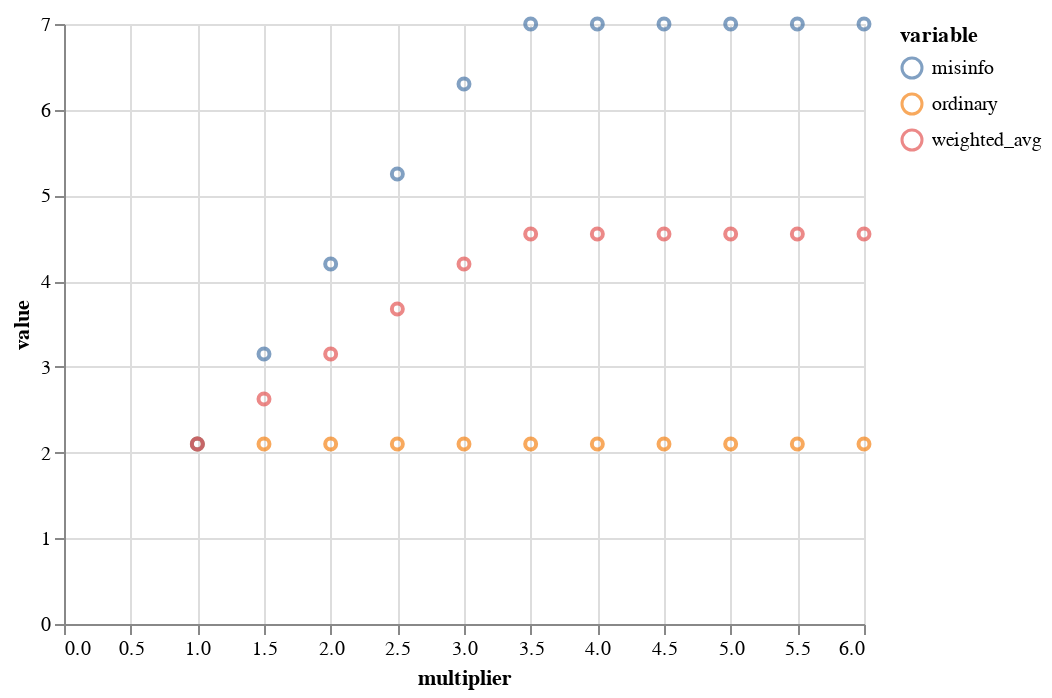

Notebook code cell kept with this figure:
### Code cell
alt.Chart(r0frames.melt(id_vars='multiplier')).mark_point().encode(
    x = alt.X('multiplier:Q'),
    y = alt.Y('value:Q'),
    color = alt.Color('variable:N')
)

### Figure 1 — Vega-Lite specification as saved in the notebook (floating-point values rounded to 4 significant figures)
{"config": {"view": {"continuousWidth": 400, "continuousHeight": 300}}, "data": {"name": "data-1dbc2a7eb5956f6b4b479a77035a9132"}, "mark": "point", "encoding": {"color": {"type": "nominal", "field": "variable"}, "x": {"type": "quantitative", "field": "multiplier"}, "y": {"type": "quantitative", "field": "value"}}, "$schema": "https://vega.github.io/schema/vega-lite/v4.8.1.json", "datasets": {"data-1dbc2a7eb5956f6b4b479a77035a9132": [{"multiplier": 1.0, "variable": "ordinary", "value": 2.1}, {"multiplier": 1.5, "variable": "ordinary", "value": 2.1}, {"multiplier": 2.0, "variable": "ordinary", "value": 2.1}, {"multiplier": 2.5, "variable": "ordinary", "value": 2.1}, {"multiplier": 3.0, "variable": "ordinary", "value": 2.1}, {"multiplier": 3.5, "variable": "ordinary", "value": 2.1}, {"multiplier": 4.0, "variable": "ordinary", "value": 2.1}, {"multiplier": 4.5, "variable": "ordinary", "value": 2.1}, {"multiplier": 5.0, "variable": "ordinary", "value": 2.1}, {"multiplier": 5.5, "variable": "ordinary", "value": 2.1}, {"multiplier": 6.0, "variable": "ordinary", "value": 2.1}, {"multiplier": 1.0, "variable": "misinfo", "value": 2.1}, {"multiplier": 1.5, "variable": "misinfo", "value": 3.15}, {"multiplier": 2.0, "variable": "misinfo", "value": 4.2}, {"multiplier": 2.5, "variable": "misinfo", "value": 5.25}, {"multiplier": 3.0, "variable": "misinfo", "value": 6.3}, {"multiplier": 3.5, "variable": "misinfo", "value": 7.0}, {"multiplier": 4.0, "variable": "misinfo", "value": 7.0}, {"multiplier": 4.5, "variable": "misinfo", "value": 7.0}, {"multiplier": 5.0, "variable": "misinfo", "value": 7.0}, {"multiplier": 5.5, "variable": "misinfo", "value": 7.0}, {"multiplier": 6.0, "variable": "misinfo", "value": 7.0}, {"multiplier": 1.0, "variable": "weighted_avg", "value": 2.1}, {"multiplier": 1.5, "variable": "weighted_avg", "value": 2.625}, {"multiplier": 2.0, "variable": "weighted_avg", "value": 3.15}, {"multiplier": 2.5, "variable": "weighted_avg", "value": 3.675}, {"multiplier": 3.0, "variable": "weighted_avg", "value": 4.2}, {"multiplier": 3.5, "variable": "weighted_avg", "value": 4.55}, {"multiplier": 4.0, "variable": "weighted_avg", "value": 4.55}, {"multiplier": 4.5, "variable": "weighted_avg", "value": 4.55}, {"multiplier": 5.0, "variable": "weighted_avg", "value": 4.55}, {"multiplier": 5.5, "variable": "weighted_avg", "value": 4.55}, {"multiplier": 6.0, "variable": "weighted_avg", "value": 4.55}]}}
